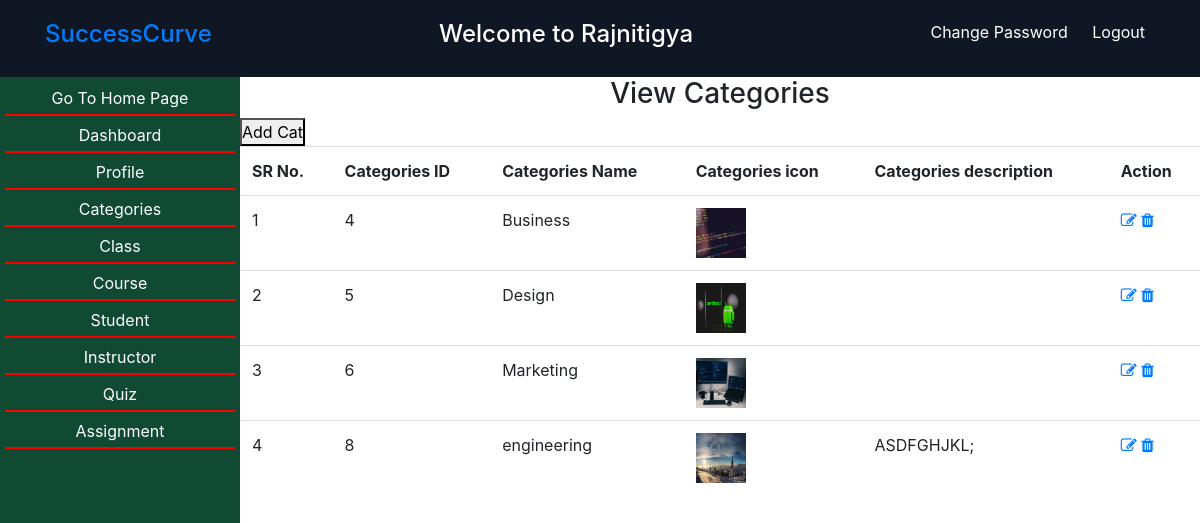
The app's page /inc/categories.php (signed in) with its own data.
### tables this page shows
CREATE TABLE `categories` (
  `cat_id` int(20) NOT NULL,
  `cat_name` varchar(30) NOT NULL,
  `cat_icon` varchar(30) NOT NULL,
  `cat_desc` text NOT NULL
);

### inc/categories.php (the view, shortened to what this page needs)
<?php
if(strlen($_SESSION['username'])==0)
{
header('location:../index.php');
}
else{
?>
<?php
$username=$_SESSION['username'];
?>
<!doctype html>
<html lang="en">
  <head>
    <link rel="stylesheet" href="https://cdnjs.cloudflare.com/ajax/libs/font-awesome/4.7.0/css/font-awesome.min.css">
<link rel="stylesheet" type="text/css" href="../css/admin.css">
    <link rel="stylesheet" href="https://maxcdn.bootstrapcdn.com/bootstrap/4.0.0/css/bootstrap.min.css">
  </head>
  <body>
<div class="header sticky-top">
      <div class=" welcome container">
          <div >
            <h4><a href="../index.php">SuccessCurve</a></h4>
          </div>
          <div id="welcome_user">
            <h4>Welcome to <?php echo $username; ?></h4>
          </div>
          <div class="logoutChangepswd">
            <a href="#">Change Password</a>
            <a href="../admin_logout.php">Logout</a>
           </div>
      </div>
    </div>
    <?php include("../admin_sidebar.php"); ?>
      <div class="rightside">
              <div >
  		<h3>View Categories</h3>
  		<button  onclick="cat_form()" >Add Cat</button>
  	</div>
  	<div>
  		<table cellspacing="0" class="table   table-responsive-md">
		<tr>
			<th scope="col">SR No.</th>
			<th scope="col">Categories ID</th>
			<th scope="col">Categories Name</th>
			<th scope="col">Categories icon</th>
			<th scope="col">Categories description</th>
			<th scope="col">Action</th>
		</tr>
    <?php
      include("../db.php");
   $get_cat=$con->prepare("select * from categories");
  $get_cat->setFetchMode(PDO:: FETCH_ASSOC);
  $get_cat->execute();
  $i=1;
  while($row=$get_cat->Fetch()):
    echo"<tr>
            <td>".$i++."</td>
            <td>".$row['cat_id']."</td>
            <td>".$row['cat_name']."</td>
            <td><img src='../image/".$row['cat_icon']."' height='50' width='50'/></td>
            <td>".$row['cat_desc']."</td>
            <td>
                <a title='Edit' href='categories.php?edit_cat=".$row['cat_id']."'><i class='fa fa-pencil-square-o' aria-hidden='true'></i></a>
                <a  title='Delete' href='categories.php?del_cat=".$row['cat_id']."'><i class='fa fa-trash' aria-hidden='true'></i></a>
            </td>
       </tr>";
  endwhile;
    ?>
	</table>
  	</div>
      </div>
  </body>
</html>
<?php }?>

### admin_sidebar.php (shortened to what this page needs)
<!doctype html>
<html lang="en">
  <head>
<link rel="stylesheet" type="text/css" href="css/admin.css">
    <link rel="stylesheet" href="https://cdnjs.cloudflare.com/ajax/libs/font-awesome/4.7.0/css/font-awesome.min.css">
    <link rel="stylesheet" href="https://maxcdn.bootstrapcdn.com/bootstrap/4.0.0/css/bootstrap.min.css">
  </head>
  <body>
<div class=" admin_content d-flex">
      <div class="sidebar">
        <ul>
          <li>
            <a href="../index.php">Go To Home Page</a>
          </li>
          <li>
            <a href="../admin.php">Dashboard</a>
          </li>
         <li>
          <a href="adminprofile.php">Profile</a>
          </li>
         <li>
          <a href="categories.php" >Categories</a>
          </li>
         <li>
          <a href="class.php">Class</a>
          </li>
         <li>
          <a href="course.php">Course</a>
          </li>
         <li>
            <a href="student_details.php">Student</a>
          </li>
         <li>
            <a href="instructor.php">Instructor</a>
          </li>
          <li>
            <a href="#">Quiz</a>
          </li>
         <li>
            <a href="#">Assignment</a>
          </li>
        </ul>
      </div>
  </body>
</html>

### css/admin.css (style rules this page uses)
* { margin: 0px; padding: 0px; box-sizing: border-box; }
.header { color:#ffffff; background:#101724; position: sticky-top; }
.welcome { display: flex; padding: 20px; justify-content: space-between; }
.logoutChangepswd a { margin:5px 10px; text-decoration: none; color: #ffffff; }
.sidebar { width:20%; background: #104a33; padding: 5px; height:100vh; position: fixed; padding: 5px; }
.sidebar ul li { list-style: none; padding:4px 0px; margin-bottom:3px; text-align: center; border-bottom: 2px solid red; }
.sidebar ul li a { color:#ffffff; text-decoration: none; outline:none; display: block; }
.rightside { width:80%; position: relative; left:20%; }

### inc/categories.php (style rules this page uses)
h3 { text-align: center; }

### records on screen
categories: cat_id "4", cat_name "Business", cat_icon (picture)
categories: cat_id "5", cat_name "Design", cat_icon (picture)
categories: cat_id "6", cat_name "Marketing", cat_icon (picture)
categories: cat_id "8", cat_name "engineering", cat_icon (picture), cat_desc "ASDFGHJKL;"

### other values on screen
$username "Rajnitigya"
